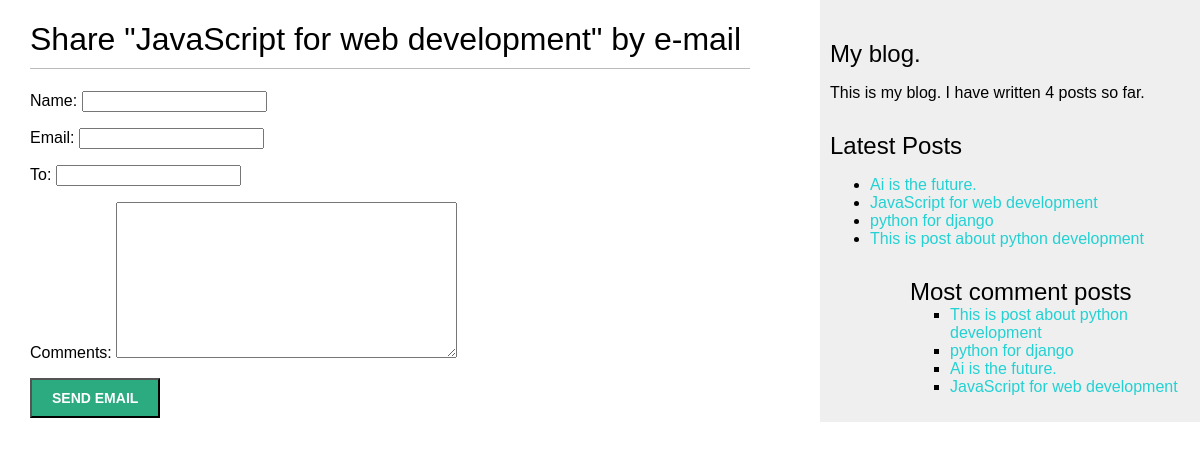
/blog/3/share/, run on the app's committed database.
### blog/models.py (models this page shows, shortened)
class Post(models.Model):
    class Status(models.TextChoices):
        DRAFT = 'DF' ,'Draft'
        PUBLISHED = 'PB' , 'Published'
    title = models.CharField(max_length=250)
    slug = models.SlugField(
                            max_length=250,
                            unique_for_date='publish'
                            )
    author = models.ForeignKey(
        settings.AUTH_USER_MODEL,
        on_delete=models.CASCADE,
        related_name='blog_posts'
    )
    body = models.TextField()
    publish = models.DateTimeField(default=timezone.now)
    created = models.DateTimeField(auto_now_add=True)
    updated = models.DateTimeField(auto_now=True)
    status = models.CharField(
        max_length=2,
        choices=Status,
        default=Status.DRAFT
    )
    objects = models.Manager()
    published = PublishManager()
    tags = TaggableManager()
    class Meta:
        ordering = ['-publish']
        indexes = models.Index(fields=['-publish']),
    def get_absolute_url(self):
        return reverse('blog:post_detail',
                       args=[self.publish.year,
                             self.publish.month,
                             self.publish.day,
                             self.slug])

### blog/views.py (the view)
# urls.py: path('<int:post_id>/share/', views.post_share, name='post_share'),
def post_share(request,post_id):
    post = get_object_or_404(Post,
                              id=post_id,
                              status= Post.Status.PUBLISHED)
    sent = False
    if request.method == 'POST':
        form = EmailPostForm(request.POST)
        if form.is_valid():
            cd = form.cleaned_data
            post_url = request.build_absolute_uri(
                post.get_absolute_url()
            )
            subject = (
                f"{cd['name']} ({cd['email']}) "
                f"recommend the post by {post.title}"
            )
            message = (
                f"read {post.title} at {post_url} \n \n"
                f"{cd['name']}\'s comments: {cd['comments']}"
            )
            send_mail(subject=subject,
                      message=message,
                      from_email=None,
                      recipient_list=[cd['to']])
            sent = True
    else:
        form = EmailPostForm()
    return render(request,
                  'blog/post/share.html',
                  {
                      'post':post,
                      'form':form,
                      'sent':sent
                  })

### blog/forms.py
class EmailPostForm(forms.Form):
    name = forms.CharField(max_length=25)
    email = forms.EmailField()
    to  = forms.EmailField()
    comments = forms.CharField(
        required=False,
        widget=forms.Textarea
    )

### blog/models.py (called while the page is built)
    def get_queryset(self):
        return (super().get_queryset().filter(status=Post.Status.PUBLISHED))

### blog/templatetags/blog_tags.py (called while the page is built)
@register.simple_tag
def total_tags():
    return Post.published.count()

@register.inclusion_tag("blog/post/latest_post.html")
def show_latest_posts(count=5):
    latest_posts = Post.published.order_by('-publish')[:5]
    return {
        'latest_posts': latest_posts
    }

@register.simple_tag
def get_comment_posts(count=5):
    return Post.published.annotate(
        total_comments = Count('comments')
    ).order_by('-total_comments')[:5]

### blog/templates/blog/post/share.html (shortened to what this page needs)
{% extends "blog/base.html" %}
{% block content %}
   {% if sent %}
     <h1>Email sent successfully.</h1>
     <p class="date">
        {{post.title}} was successfully sent to {{form.cleaned_data.to}}
     </p>
   {% else %}
     <h1>Share "{{ post.title }}" by e-mail</h1>
     <form method="post">
        {{form.as_p}}
        <input type="submit" value="Send Email">
     </form>
   {% endif %}
{% endblock content %}

### blog/templates/blog/base.html (shortened to what this page needs)
{% load static %}
{% load blog_tags %}
<!DOCTYPE html>
<html>
    <head>
        <link href="{% static 'css/blog.css' %}" rel="stylesheet">
    </head>
    <body>
        <div id="content">
            {% block content %}
            {% endblock content %}
        </div>
        <div id="sidebar">
            <h2>My blog.</h2>
            <p>This is my blog.
              I have written {% total_tags %} posts so far.
            </p>
            <h2>Latest Posts</h2>
            {% show_latest_posts 3 %}
            <h2>Most comment posts</h2>
            {% get_comment_posts as most_comment_post %}
            <ul>
                {% for post in most_comment_post %}
                  <li>
                    <a href="{{post.get_absolute_url}}">{{post.title}}</a>
                  </li>
                {% endfor %}
            </ul>
        </div>
    </body>
</html>

### blog/templates/blog/post/latest_post.html
<ul>
    {% for post in latest_posts %}
      <li>
         <a href="{{post.get_absolute_url}}">{{post.title}}</a>
      </li>
    {% endfor %}
<ul>

### blog/static/css/blog.css (style rules this page uses)
body { margin: 0; padding: 0; font-family: Helvetica, sans-serif; }
a { color: rgb(35, 209 ,211); text-decoration: none; }
h1 { font-weight: normal; border-bottom: 1px solid #bbb; padding: 0 0 10px 0; }
h2 { font-weight: normal; margin: 30px 0 0; }
#content { float: left; width: 60%; padding: 0 0 0 30px; }
#sidebar { float: right; width: 30%; padding: 10px; background: #efefef; height: 100%; }
input[type=submit] { font-weight: bold; background: #2caa80; color: #fff; padding: 10px 20px; font-size: 14px; text-transform: uppercase; }

### data on the page
Post: title "JavaScript for web development"
Post: title "Ai is the future."
Post: title "python for django"
Post: title "This is post about python development"
